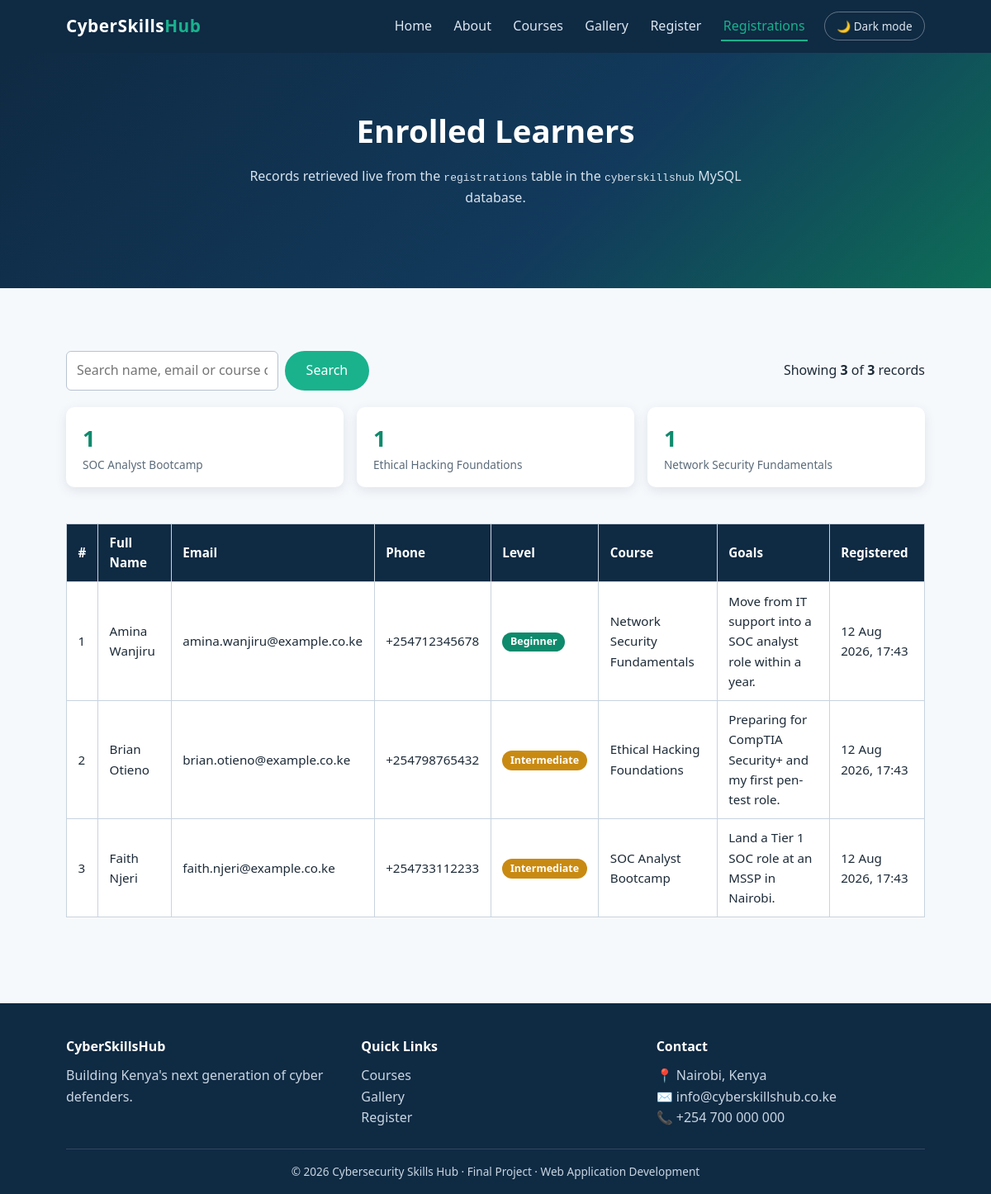
Page /view_registrations.php on the committed database.
### tables this page shows
CREATE TABLE registrations (
    id              INT UNSIGNED NOT NULL AUTO_INCREMENT,
    fullname        VARCHAR(100)  NOT NULL,
    email           VARCHAR(150)  NOT NULL,
    phone           VARCHAR(30)   NOT NULL,
    password_hash   VARCHAR(255)  NOT NULL,    
    level           ENUM('beginner','intermediate','advanced') NOT NULL,
    course          VARCHAR(20)   NOT NULL,    
    goals           VARCHAR(200)  NULL,
    terms_accepted  TINYINT(1)    NOT NULL DEFAULT 0,
    created_at      TIMESTAMP     NOT NULL DEFAULT CURRENT_TIMESTAMP,

    PRIMARY KEY (id),
    UNIQUE KEY uq_email (email),                
    KEY idx_course (course),
    KEY idx_created_at (created_at)
);

### db_connect.php (called while the page is built, shortened)
<?php
function e($value)
{
    return htmlspecialchars((string) $value, ENT_QUOTES, 'UTF-8');
}
function courseName($code)
{
    return COURSE_NAMES[$code] ?? $code;
}

### view_registrations.php (the view, shortened to what this page needs)
<?php
require_once 'db_connect.php';
$search = trim($_GET['search'] ?? '');
if ($search !== '') {
    $sql = "SELECT id, fullname, email, phone, level, course, goals, created_at
            FROM registrations
            WHERE fullname LIKE ? OR email LIKE ? OR course LIKE ?
            ORDER BY created_at DESC";
    $stmt     = $conn->prepare($sql);
    $wildcard = '%' . $search . '%';
    $stmt->bind_param('sss', $wildcard, $wildcard, $wildcard);
} else {
    $sql  = "SELECT id, fullname, email, phone, level, course, goals, created_at
             FROM registrations
             ORDER BY created_at DESC";
    $stmt = $conn->prepare($sql);
}
$stmt->execute();
$result   = $stmt->get_result();
$rowCount = $result->num_rows;
$summary = $conn->query(
    "SELECT course, COUNT(*) AS total
     FROM registrations
     GROUP BY course
     ORDER BY total DESC"
);
$grandTotal = $conn->query("SELECT COUNT(*) AS c FROM registrations")->fetch_assoc()['c'];
?>
<!DOCTYPE html>
<html lang="en">
<head>
  <link rel="stylesheet" href="style.css">
</head>
<body>
  <header class="navbar">
    <div class="container">
      <div class="logo">CyberSkills<span>Hub</span></div>
      <nav>
        <ul class="nav-links">
          <li><a href="index.html">Home</a></li>
          <li><a href="about.html">About</a></li>
          <li><a href="courses.html">Courses</a></li>
          <li><a href="gallery.html">Gallery</a></li>
          <li><a href="register.html">Register</a></li>
          <li><a href="view_registrations.php" class="active">Registrations</a></li>
          <li><button id="theme-toggle" class="theme-btn" type="button">🌙 Dark mode</button></li>
        </ul>
      </nav>
    </div>
  </header>
  <section class="page-hero">
    <h1>Enrolled Learners</h1>
    <p>Records retrieved live from the <code>registrations</code> table in the
      <code>cyberskillshub</code> MySQL database.</p>
  </section>
  <section class="section">
    <div class="container">
      <div class="toolbar">
        <form class="search-form" method="get" action="view_registrations.php">
          <input type="text" name="search" value="<?= e($search) ?>"
                 placeholder="Search name, email or course code"
                 aria-label="Search registrations">
          <button type="submit" class="btn">Search</button>
        </form>
        <p style="margin:0">
          Showing <strong><?= $rowCount ?></strong>
          of <strong><?= e($grandTotal) ?></strong>
          record<?= (int) $grandTotal === 1 ? '' : 's' ?>
        </p>
      </div>
      <?php if ($summary && $summary->num_rows > 0): ?>
        <div class="stats">
          <?php while ($row = $summary->fetch_assoc()): ?>
            <div class="stat">
              <div class="num"><?= e($row['total']) ?></div>
              <div class="lbl"><?= e(courseName($row['course'])) ?></div>
            </div>
          <?php endwhile; ?>
        </div>
      <?php endif; ?>
      <?php if ($rowCount > 0): ?>
        <div class="table-scroll">
          <table>
            <thead>
              <tr>
                <th>#</th>
                <th>Full Name</th>
                <th>Email</th>
                <th>Phone</th>
                <th>Level</th>
                <th>Course</th>
                <th>Goals</th>
                <th>Registered</th>
              </tr>
            </thead>
            <tbody>
              <?php while ($row = $result->fetch_assoc()): ?>
                <tr>
                  <td><?= e($row['id']) ?></td>
                  <td><?= e($row['fullname']) ?></td>
                  <td><?= e($row['email']) ?></td>
                  <td><?= e($row['phone']) ?></td>
                  <td><span class="pill <?= e($row['level']) ?>"><?= e($row['level']) ?></span></td>
                  <td><?= e(courseName($row['course'])) ?></td>
                  <td>
                    <?php if ($row['goals'] !== null && $row['goals'] !== ''): ?>
                      <?= e(mb_strimwidth($row['goals'], 0, 60, '…')) ?>
                    <?php else: ?>
                      <em>&mdash;</em>
                    <?php endif; ?>
                  </td>
                  <td><?= e(date('d M Y, H:i', strtotime($row['created_at']))) ?></td>
                </tr>
              <?php endwhile; ?>
            </tbody>
          </table>
        </div>
      <?php endif; ?>
    </div>
  </section>
  <footer>
    <div class="container">
      <div class="footer-cols">
        <div class="footer-col">
          <h4>CyberSkillsHub</h4>
          <p>Building Kenya's next generation of cyber defenders.</p>
        </div>
        <div class="footer-col">
          <h4>Quick Links</h4>
          <ul>
            <li><a href="courses.html">Courses</a></li>
            <li><a href="gallery.html">Gallery</a></li>
            <li><a href="register.html">Register</a></li>
          </ul>
        </div>
        <div class="footer-col">
          <h4>Contact</h4>
          <ul>
            <li>📍 Nairobi, Kenya</li>
            <li>✉️ info@cyberskillshub.co.ke</li>
            <li>📞 +254 700 000 000</li>
          </ul>
        </div>
      </div>
      <div class="footer-bottom">
        <p>&copy; 2026 Cybersecurity Skills Hub · Final Project · Web Application Development</p>
      </div>
    </div>
  </footer>
</body>
</html>

### style.css (style rules this page uses)
:root { --clr-primary: #0f2a43; --clr-accent: #19b28d; --clr-accent-dark: #0e8a6c; --clr-bg: #f6f9fc; --clr-surface: #ffffff; --clr-text: #1d2b38; --clr-muted: #5b6b7a; --clr-danger: #d64550; --radius: 10px; --shadow: 0 4px 14px rgba(15, 42, 67, 0.10); --maxw: 1080px; }
* { margin: 0; padding: 0; box-sizing: border-box; }
body { font-family: "Segoe UI", Tahoma, Geneva, Verdana, sans-serif; background: var(--clr-bg); color: var(--clr-text); line-height: 1.6; transition: background 0.3s, color 0.3s; }
.container { max-width: var(--maxw); margin: 0 auto; padding: 0 1.25rem; }
.navbar { background: var(--clr-primary); position: sticky; top: 0; z-index: 10; }
.navbar .container { display: flex; align-items: center; justify-content: space-between; flex-wrap: wrap; padding-top: 0.9rem; padding-bottom: 0.9rem; gap: 0.75rem; }
.logo { color: #fff; font-size: 1.3rem; font-weight: 700; letter-spacing: 0.5px; }
.logo span { color: var(--clr-accent); }
.nav-links { display: flex; list-style: none; gap: 1.25rem; align-items: center; flex-wrap: wrap; }
.nav-links a { color: #dbe6f0; text-decoration: none; padding: 0.35rem 0.2rem; border-bottom: 2px solid transparent; transition: color 0.2s, border-color 0.2s; }
.nav-links a.active { color: var(--clr-accent); border-bottom-color: var(--clr-accent); }
.theme-btn { background: transparent; color: #dbe6f0; border: 1px solid rgba(255, 255, 255, 0.35); border-radius: 999px; padding: 0.35rem 0.9rem; font: inherit; font-size: 0.85rem; cursor: pointer; transition: background 0.2s, color 0.2s; }
.hero, .page-hero { background: linear-gradient(135deg, var(--clr-primary), #123a5c 60%, #0e6e57); color: #fff; text-align: center; padding: 4rem 1.25rem 4.5rem; }
.hero h1, .page-hero h1 { font-size: 2.4rem; margin-bottom: 0.75rem; }
.hero p, .page-hero p { max-width: 640px; margin: 0 auto 1.5rem; color: #d7e3ee; }
.btn { display: inline-block; background: var(--clr-accent); color: #fff; border: none; font: inherit; padding: 0.7rem 1.6rem; border-radius: 999px; text-decoration: none; cursor: pointer; transition: background 0.2s, transform 0.15s; }
.section { padding: 3.5rem 0; }
table { width: 100%; border-collapse: collapse; margin-top: 1.25rem; background: var(--clr-surface); }
th, td { border: 1px solid #c8d4de; padding: 0.65rem 0.85rem; text-align: left; font-size: 0.95rem; }
th { background: var(--clr-primary); color: #fff; }
footer { background: var(--clr-primary); color: #c9d6e2; margin-top: 3rem; }
.footer-cols { display: flex; flex-wrap: wrap; gap: 2rem; padding: 2.5rem 0 1.5rem; }
.footer-col { flex: 1 1 220px; }
.footer-col h4 { color: #fff; margin-bottom: 0.6rem; }
.footer-col ul { list-style: none; }
.footer-col a { color: #c9d6e2; text-decoration: none; }
.footer-bottom { border-top: 1px solid rgba(255, 255, 255, 0.15); text-align: center; padding: 1rem 0; font-size: 0.85rem; }
.pill { display: inline-block; border-radius: 999px; padding: 0.12rem 0.6rem; font-size: 0.78rem; font-weight: 700; text-transform: capitalize; color: #fff; }
.pill.beginner { background: var(--clr-accent-dark); }
.pill.intermediate { background: #c98a12; }
.toolbar { display: flex; flex-wrap: wrap; align-items: center; justify-content: space-between; gap: 1rem; margin: 1.25rem 0; }
.search-form { display: flex; flex-wrap: wrap; gap: 0.5rem; }
.search-form input { padding: 0.55rem 0.75rem; border: 1px solid #b7c4d0; border-radius: 6px; font: inherit; min-width: 230px; background: var(--clr-surface); color: var(--clr-text); }
.stats { display: flex; flex-wrap: wrap; gap: 1rem; margin-bottom: 1.5rem; }
.stat { flex: 1 1 180px; background: var(--clr-surface); border-radius: var(--radius); box-shadow: var(--shadow); padding: 1rem 1.25rem; }
.stat .num { font-size: 1.7rem; font-weight: 700; color: var(--clr-accent-dark); }
.stat .lbl { font-size: 0.85rem; color: var(--clr-muted); }
.table-scroll { overflow-x: auto; }
.table-scroll table { min-width: 760px; }

### rows in the picture
registrations: id "1", fullname "Amina Wanjiru", email "amina.wanjiru@example.co.ke", phone "+254712345678", level "Beginner", course "Network Security Fundamentals", goals "Move from IT support into a SOC analyst role within a year.", created_at "12 Aug 2026, 17:43"
registrations: id "2", fullname "Brian Otieno", email "brian.otieno@example.co.ke", phone "+254798765432", level "Intermediate", course "Ethical Hacking Foundations", goals "Preparing for CompTIA Security+ and my first pen-test role.", created_at "12 Aug 2026, 17:43"
registrations: id "3", fullname "Faith Njeri", email "faith.njeri@example.co.ke", phone "+254733112233", level "Intermediate", course "SOC Analyst Bootcamp", goals "Land a Tier 1 SOC role at an MSSP in Nairobi.", created_at "12 Aug 2026, 17:43"

### other values in the picture
$rowCount "3"
$grandTotal "3"
$row['total'] "1"
courseName($row['course']) "SOC Analyst Bootcamp"
courseName($row['course']) "Ethical Hacking Foundations"
courseName($row['course']) "Network Security Fundamentals"
